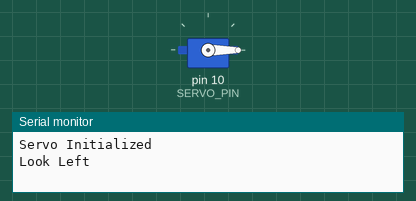
Simulated run of this sketch. Board: Arduino Uno, built with avr-gcc and run on an emulated ATmega328P. Shown: servo, the last lines printed to the serial monitor.

Above: at 0.05 s.
At 1.5 s:
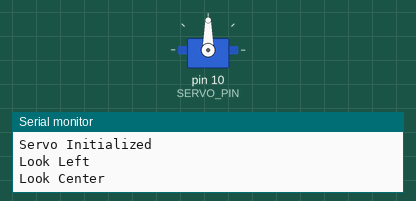
At 3.0 s:
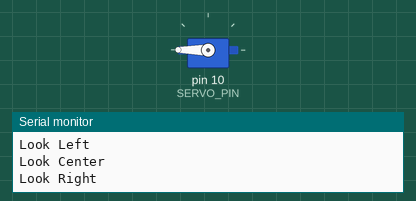
At 8.25 s:
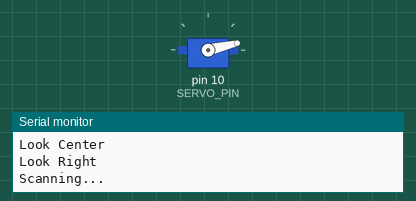
Timing chart, 0 to 12.3 s (numbered marks = the images above):
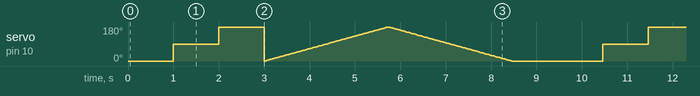

Measured:
- by itself, servo on pin 10 (SERVO_PIN): moves between 0° and 180°, repeating every 9.5 s

The sketch:

ServoController.ino
```cpp
#include <Servo.h>

// --------------------------------------------------
// Servo Configuration
// --------------------------------------------------

const int SERVO_PIN = 10;

const int LEFT_ANGLE   = 0;
const int CENTER_ANGLE = 90;
const int RIGHT_ANGLE  = 180;

Servo scanner;

// --------------------------------------------------
// Initialization
// --------------------------------------------------

void initializeServo()
{
  scanner.attach(SERVO_PIN);

  lookCenter();

  Serial.println("Servo Initialized");
}

// --------------------------------------------------
// Basic Movement Functions
// --------------------------------------------------

void moveTo(int angle)
{
  angle = constrain(angle, 0, 180);

  scanner.write(angle);
}

void lookLeft()
{
  moveTo(LEFT_ANGLE);
}

void lookCenter()
{
  moveTo(CENTER_ANGLE);
}

void lookRight()
{
  moveTo(RIGHT_ANGLE);
}

// --------------------------------------------------
// Smooth Motion
// --------------------------------------------------

void sweepLeftToRight(int delayTime = 15)
{
  for(int angle = LEFT_ANGLE; angle <= RIGHT_ANGLE; angle++)
  {
    scanner.write(angle);
    delay(delayTime);
  }
}

void sweepRightToLeft(int delayTime = 15)
{
  for(int angle = RIGHT_ANGLE; angle >= LEFT_ANGLE; angle--)
  {
    scanner.write(angle);
    delay(delayTime);
  }
}

void scanEnvironment()
{
  sweepLeftToRight();
  sweepRightToLeft();
}

// --------------------------------------------------
// Arduino Setup
// --------------------------------------------------

void setup()
{
  Serial.begin(9600);

  initializeServo();
}

// --------------------------------------------------
// Demo
// --------------------------------------------------

void loop()
{
  Serial.println("Look Left");
  lookLeft();
  delay(1000);

  Serial.println("Look Center");
  lookCenter();
  delay(1000);

  Serial.println("Look Right");
  lookRight();
  delay(1000);

  Serial.println("Scanning...");
  scanEnvironment();

  delay(1000);
}
```
